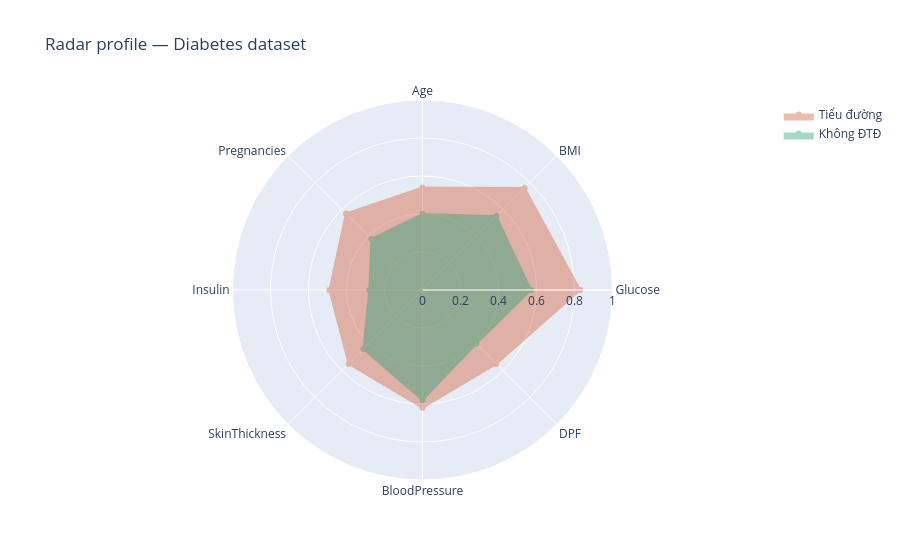

The code cell stored with this chart in its notebook:
### Markdown cell above
# Bai lam them

### Code cell
import plotly.graph_objects as go

features = ["Glucose","BMI","Age","Pregnancies","Insulin","SkinThickness","BloodPressure","DPF"]
diabetic    = [0.83, 0.76, 0.54, 0.57, 0.49, 0.55, 0.62, 0.55]
no_diabetic = [0.57, 0.55, 0.40, 0.38, 0.28, 0.44, 0.58, 0.40]

fig = go.Figure()
for name, vals, color in [
    ("Tiểu đường",  diabetic,    "#D85A30"),
    ("Không ĐTĐ", no_diabetic, "#1D9E75"),
]:
    fig.add_trace(go.Scatterpolar(
        r=vals + [vals[0]], theta=features + [features[0]],
        fill="toself", name=name,
        line_color=color, fillcolor=color,
        opacity=0.4,
    ))

fig.update_layout(polar=dict(radialaxis=dict(range=[0,1])),
                  title="Radar profile — Diabetes dataset")
fig.show()

### Figure 1 — Plotly figure (JSON) as saved in the notebook; plotly's stock layout.template omitted (floating-point values rounded to 4 significant figures)
{"data": [{"fill": "toself", "fillcolor": "#D85A30", "line": {"color": "#D85A30"}, "name": "Tiểu đường", "opacity": 0.4, "r": [0.83, 0.76, 0.54, 0.57, 0.49, 0.55, 0.62, 0.55, 0.83], "theta": ["Glucose", "BMI", "Age", "Pregnancies", "Insulin", "SkinThickness", "BloodPressure", "DPF", "Glucose"], "type": "scatterpolar"}, {"fill": "toself", "fillcolor": "#1D9E75", "line": {"color": "#1D9E75"}, "name": "Không ĐTĐ", "opacity": 0.4, "r": [0.57, 0.55, 0.4, 0.38, 0.28, 0.44, 0.58, 0.4, 0.57], "theta": ["Glucose", "BMI", "Age", "Pregnancies", "Insulin", "SkinThickness", "BloodPressure", "DPF", "Glucose"], "type": "scatterpolar"}], "layout": {"polar": {"radialaxis": {"range": [0, 1]}}, "title": {"text": "Radar profile — Diabetes dataset"}}}
